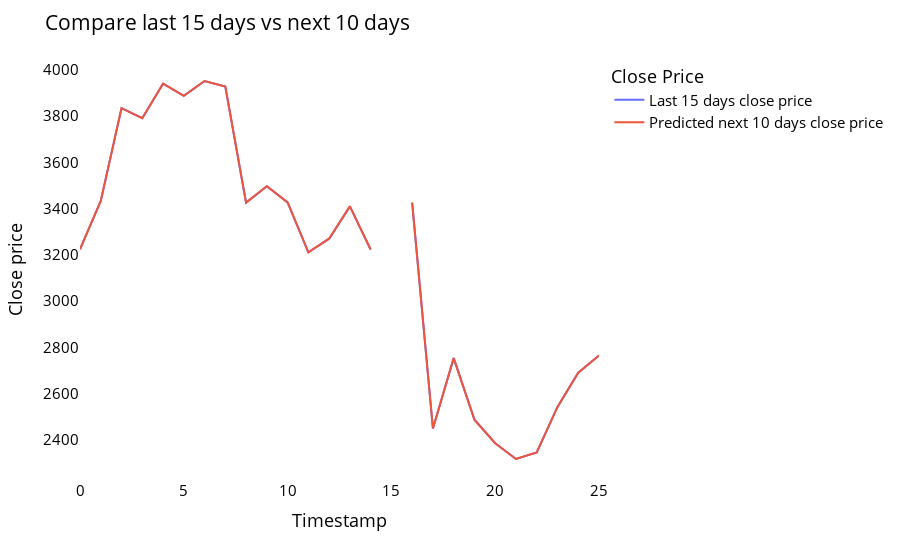

This figure's notebook cell:
### Code cell
temp_mat = np.empty((len(last_days)+pred_days+1,1))
temp_mat[:] = np.nan
temp_mat = temp_mat.reshape(1,-1).tolist()[0]

last_original_days_value = temp_mat
next_predicted_days_value = temp_mat

last_original_days_value[0:time_step+1] = scaler.inverse_transform(closedf[len(closedf)-time_step:]).reshape(1,-1).tolist()[0]
next_predicted_days_value[time_step+1:] = scaler.inverse_transform(np.array(lst_output).reshape(-1,1)).reshape(1,-1).tolist()[0]

new_pred_plot = pd.DataFrame({
    'last_original_days_value':last_original_days_value,
    'next_predicted_days_value':next_predicted_days_value
})

names = cycle(['Last 15 days close price','Predicted next 10 days close price'])

fig = px.line(new_pred_plot,x=new_pred_plot.index, y=[new_pred_plot['last_original_days_value'],
                                                      new_pred_plot['next_predicted_days_value']],
              labels={'value': 'Close price','index': 'Timestamp'})
fig.update_layout(title_text='Compare last 15 days vs next 10 days',
                  plot_bgcolor='white', font_size=15, font_color='black',legend_title_text='Close Price')
fig.for_each_trace(lambda t:  t.update(name = next(names)))
fig.update_xaxes(showgrid=False)
fig.update_yaxes(showgrid=False)
fig.show()

### Figure 1 — Plotly figure (JSON) as saved in the notebook; plotly's stock layout.template omitted (floating-point values rounded to 4 significant figures)
{"data": [{"hovertemplate": "variable=last_original_days_value<br>Timestamp=%{x}<br>Close price=%{y}<extra></extra>", "legendgroup": "last_original_days_value", "line": {"color": "#636efa", "dash": "solid"}, "mode": "lines", "name": "Last 15 days close price", "orientation": "v", "showlegend": true, "type": "scatter", "x": [0, 1, 2, 3, 4, 5, 6, 7, 8, 9, 10, 11, 12, 13, 14, 15, 16, 17, 18, 19, 20, 21, 22, 23, 24, 25], "xaxis": "x", "y": [3224.0, 3434.0, 3835.0, 3791.0, 3941.0, 3888.0, 3952.0, 3928.0, 3426.0, 3497.0, 3427.0, 3212.0, 3270.0, 3410.0, 3223.0, null, 3426.0, 2449.0, 2754.0, 2488.0, 2386.0, 2318.0, 2346.0, 2543.0, 2691.0, 2765.0], "yaxis": "y"}, {"hovertemplate": "variable=next_predicted_days_value<br>Timestamp=%{x}<br>Close price=%{y}<extra></extra>", "legendgroup": "next_predicted_days_value", "line": {"color": "#EF553B", "dash": "solid"}, "mode": "lines", "name": "Predicted next 10 days close price", "orientation": "v", "showlegend": true, "type": "scatter", "x": [0, 1, 2, 3, 4, 5, 6, 7, 8, 9, 10, 11, 12, 13, 14, 15, 16, 17, 18, 19, 20, 21, 22, 23, 24, 25], "xaxis": "x", "y": [3224.0, 3434.0, 3835.0, 3791.0, 3941.0, 3888.0, 3952.0, 3928.0, 3426.0, 3497.0, 3427.0, 3212.0, 3270.0, 3410.0, 3223.0, null, 3426.0, 2449.0, 2754.0, 2488.0, 2386.0, 2318.0, 2346.0, 2543.0, 2691.0, 2765.0], "yaxis": "y"}], "layout": {"font": {"color": "black", "size": 15}, "legend": {"title": {"text": "Close Price"}, "tracegroupgap": 0}, "margin": {"t": 60}, "plot_bgcolor": "white", "title": {"text": "Compare last 15 days vs next 10 days"}, "xaxis": {"anchor": "y", "domain": [0, 1], "showgrid": false, "title": {"text": "Timestamp"}}, "yaxis": {"anchor": "x", "domain": [0, 1], "showgrid": false, "title": {"text": "Close price"}}}}
